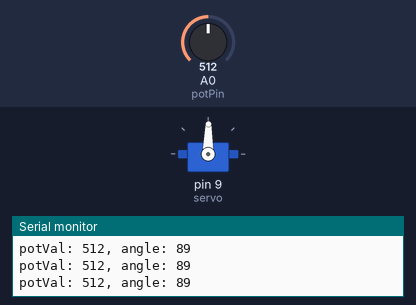
Recording of a sketch running on a simulated Arduino Uno, built with avr-gcc and run on an emulated ATmega328P. Shown: servo, the last lines printed to the serial monitor. The inputs (shaded band) are chosen by the test bench; at power-on: A0 (potPin) = 512.

Above: at 1.2 s.
1.3 s: A0 (potPin) set to 558
At 2.1 s:
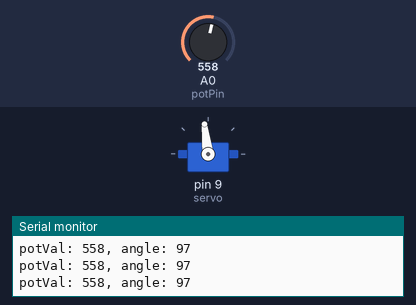
4.3 s: A0 (potPin) set to 585
At 5.4 s:
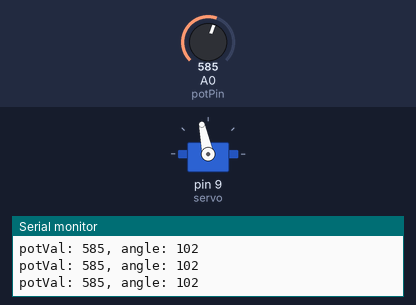
5.8 s: A0 (potPin) set to 306
At 6.8 s:
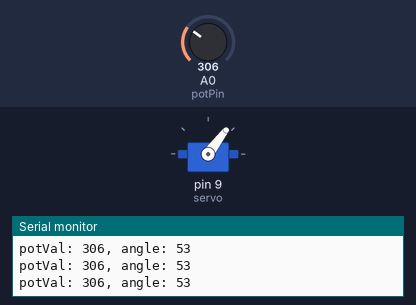
7.3 s: A0 (potPin) set to 716
At 7.9 s:
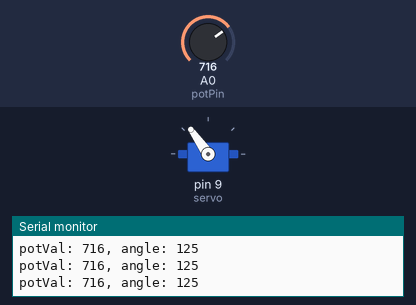
8.8 s: A0 (potPin) set to 0
At 9.5 s:
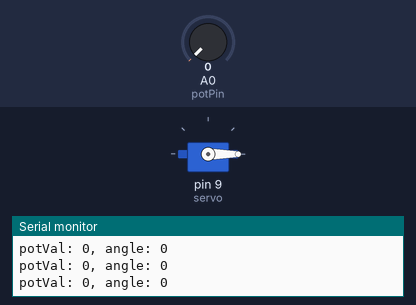
10.3 s: A0 (potPin) set to 8
At 10.9 s:
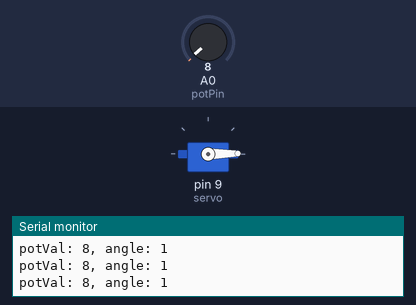
13.3 s: A0 (potPin) set to 11
Timing chart, 0 to 16.3 s (numbered marks = the images above; inputs shaded):
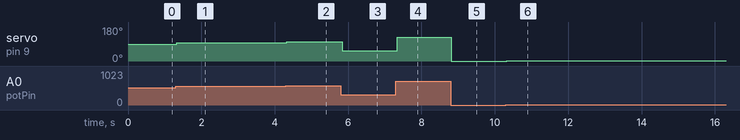

Measured:
- after the input at 1.3 s, servo on pin 9 (servo): 89° → 97° at once
- after the input at 4.3 s, servo on pin 9 (servo): 97° → 102° at once
- after the input at 5.8 s, servo on pin 9 (servo): 102° → 53° at once
- after the input at 7.3 s, servo on pin 9 (servo): 53° → 125° at once
- after the input at 8.8 s, servo on pin 9 (servo): 125° → 0° at once
- after the input at 10.3 s, servo on pin 9 (servo): 0° → 1° at once

The sketch:

_05_MoodCue.ino
```cpp
#include <Servo.h>

Servo servo;
int const potPin = A0;
int potVal;
int ang;

void setup() {
  servo.attach(9);
  Serial.begin(9600);
}

void loop() {
  potVal = analogRead(potPin);
  Serial.print("potVal: ");
  Serial.print(potVal);

  ang = map(potVal, 0, 1023, 0, 179);
  Serial.print(", angle: ");
  Serial.println(ang);

  servo.write(ang);
  delay(15);
}
```
